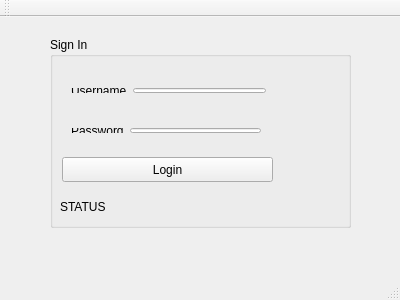
<?xml version="1.0" encoding="UTF-8"?>
<ui version="4.0">
 <class>MainWindow</class>
 <widget class="QMainWindow" name="MainWindow">
  <property name="geometry">
   <rect>
    <x>0</x>
    <y>0</y>
    <width>400</width>
    <height>300</height>
   </rect>
  </property>
  <property name="windowTitle">
   <string>MainWindow</string>
  </property>
  <widget class="QWidget" name="centralWidget">
   <widget class="QGroupBox" name="groupBox">
    <property name="geometry">
     <rect>
      <x>50</x>
      <y>20</y>
      <width>301</width>
      <height>191</height>
     </rect>
    </property>
    <property name="title">
     <string>Sign In</string>
    </property>
    <widget class="QPushButton" name="loginButton">
     <property name="geometry">
      <rect>
       <x>12</x>
       <y>120</y>
       <width>211</width>
       <height>25</height>
      </rect>
     </property>
     <property name="text">
      <string>Login</string>
     </property>
    </widget>
    <widget class="QWidget" name="layoutWidget">
     <property name="geometry">
      <rect>
       <x>10</x>
       <y>40</y>
       <width>217</width>
       <height>27</height>
      </rect>
     </property>
     <layout class="QHBoxLayout" name="horizontalLayout">
      <item>
       <widget class="QLabel" name="label_username">
        <property name="text">
         <string>Username</string>
        </property>
       </widget>
      </item>
      <item>
       <widget class="QLineEdit" name="lineEditUsername"/>
      </item>
     </layout>
    </widget>
    <widget class="QWidget" name="layoutWidget">
     <property name="geometry">
      <rect>
       <x>10</x>
       <y>80</y>
       <width>212</width>
       <height>27</height>
      </rect>
     </property>
     <layout class="QHBoxLayout" name="horizontalLayout_2">
      <item>
       <widget class="QLabel" name="label_password">
        <property name="text">
         <string>Password</string>
        </property>
       </widget>
      </item>
      <item>
       <widget class="QLineEdit" name="lineEditPassword">
        <property name="echoMode">
         <enum>QLineEdit::Password</enum>
        </property>
       </widget>
      </item>
     </layout>
    </widget>
    <widget class="QLabel" name="label">
     <property name="geometry">
      <rect>
       <x>10</x>
       <y>160</y>
       <width>341</width>
       <height>20</height>
      </rect>
     </property>
     <property name="text">
      <string>STATUS</string>
     </property>
    </widget>
   </widget>
  </widget>
  <widget class="QMenuBar" name="menuBar">
   <property name="geometry">
    <rect>
     <x>0</x>
     <y>0</y>
     <width>400</width>
     <height>22</height>
    </rect>
   </property>
  </widget>
  <widget class="QToolBar" name="mainToolBar">
   <attribute name="toolBarArea">
    <enum>TopToolBarArea</enum>
   </attribute>
   <attribute name="toolBarBreak">
    <bool>false</bool>
   </attribute>
  </widget>
  <widget class="QStatusBar" name="statusBar"/>
 </widget>
 <layoutdefault spacing="6" margin="11"/>
 <resources/>
 <connections/>
</ui>
